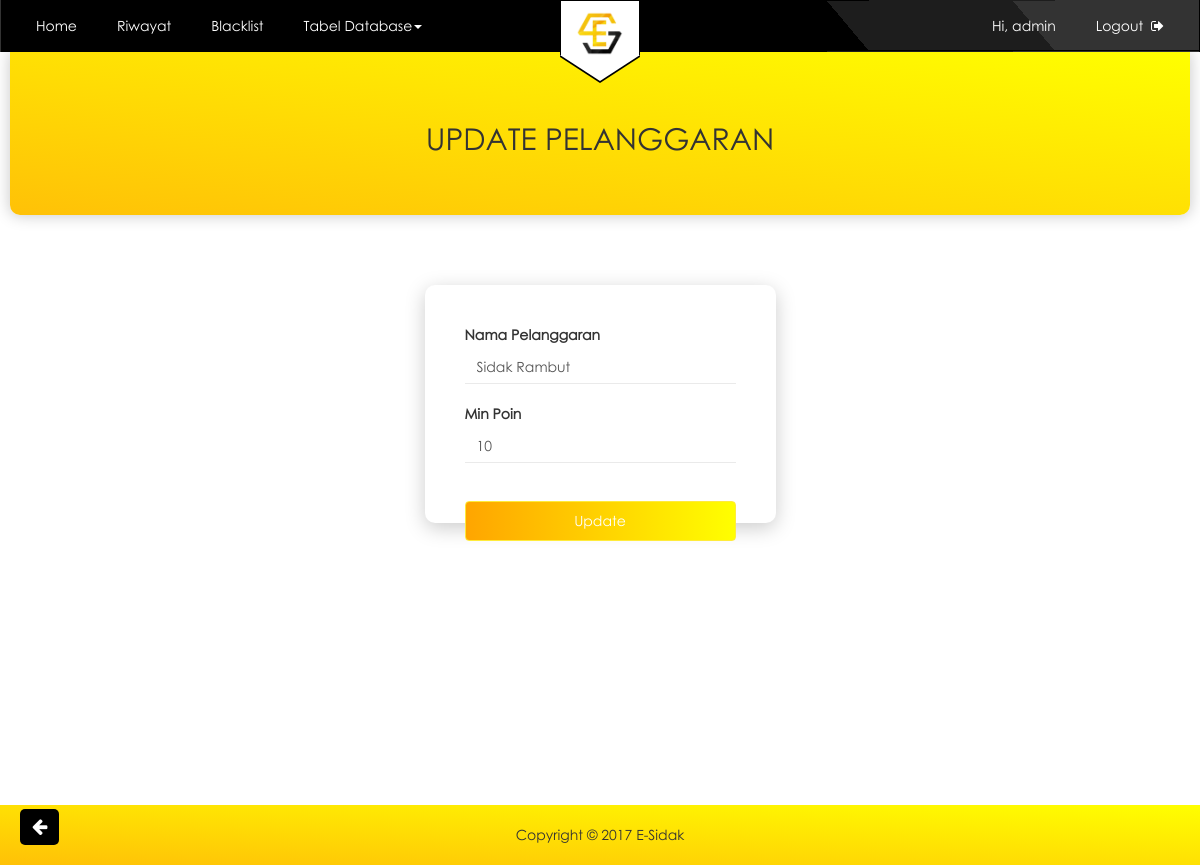
Page /admin/update_pelanggaran.php?id=1 (signed in) on the committed database.
### tables this page shows
CREATE TABLE `user` (
  `id_user` int(12) NOT NULL,
  `nama` varchar(30) NOT NULL,
  `username` varchar(18) NOT NULL,
  `pass` varchar(225) NOT NULL,
  `level` varchar(7) NOT NULL
);

CREATE TABLE `pelanggaran` (
  `id_pelanggaran` int(12) NOT NULL,
  `nama_pelanggaran` varchar(18) NOT NULL,
  `min_poin` int(100) NOT NULL
);

### admin/update_pelanggaran.php (the view, shortened to what this page needs)
<!DOCTYPE html>
<?php
include "../config/koneksi.php";
if(@$_SESSION['admin'] || @$_SESSION['guru']|| @$_SESSION['osis']) {
?>
<?php
if(@$_SESSION['admin']) {
  $userlogin = @$_SESSION['admin'];
 } else if(@$_SESSION['guru']) {
  $userlogin = @$_SESSION['guru'];
 }else{
  $userlogin = @$_SESSION['osis'];
 }
 $sql = mysqli_query($con,"select * from user where username = '$userlogin'") or die (mysql_error());
 $data = mysqli_fetch_array($sql);
?>
<html>
    <head>
        <link rel="stylesheet" type="text/css" href="../css/bootstrap.min.css">
        <link rel="stylesheet" type="text/css" href="https://cdnjs.cloudflare.com/ajax/libs/font-awesome/4.7.0/css/font-awesome.min.css">
        <link rel="stylesheet" type="text/css" href="../css/style.css">
        <link rel="stylesheet" type="text/css" href="../css/admin.css">
    </head>
    <body>
<nav class="navbar navbar-default navbar-custom">
      <div class="navbar-header">
        <a class="navbar-brand" href="admin_home.php"><img src="../img/esidak2.png" alt=""></a>
      </div>
      <div class="navbar-collapse collapse">
        <ul class="nav navbar-nav navbar-left">
          <li><a href="admin_home.php">Home</a></li>
          <li><a href="riwayat_admin.php">Riwayat</a></li>
          <li><a href="blacklist_admin.php">Blacklist</a></li>
          <li class="dropdown">
            <a href="#" class="dropdown-toggle" data-toggle="dropdown" role="button" aria-haspopup="true" aria-expanded="false">Tabel Database<span class="caret"></span></a>
          </li>
        </ul>
        <ul class="nav navbar-nav navbar-right">
          <li><a href="#u">Hi, <?php echo $data['username']; ?></a></li>
          <li><a href="../config/logout.php">Logout &nbsp;<i class="fa fa-sign-out"></i></a></li>
        </ul>
      </div>
    </nav>
    <div class="container-fluid">
        <div class="jumbotron-list">
          <h2 class="text-center">UPDATE PELANGGARAN</h2>
      </div>
    </div>
 <?php
  include ("../config/koneksi.php");
  $id=$_GET['id'];
  $query=mysqli_query($con,"SELECT * FROM pelanggaran where id_pelanggaran='$id'");
  while($row=mysqli_fetch_array($query)){
  ?>
    <div class="container-fluid">
      <div class="col-md-12">
        <div class="form-content tambah">
          <form action="../config/update_pelanggaran.php?id=<?php echo $row['id_pelanggaran'];?>" method="post">
              <div class="form-group">
                <label>Nama Pelanggaran</label>
                <input type="text" class="form-control" name="nama_pelanggaran" value="<?php echo $row['nama_pelanggaran'];?>" required>
              </div>
              <div class="form-group">
                <label>Min Poin</label>
                <input type="number" class="form-control" name="min_poin" value="<?php echo $row['min_poin'];?>" min="5" max="90" required>
              </div>
              <button type="submit" class="btn">Update</button>
          </form>
        </div>
          <a href="pelanggaran_admin.php" class="btn-back"><i class="fa fa-arrow-left"></i></a>
      </div>
    </div>
    <footer>
      <p>Copyright &copy; 2017 E-Sidak</p>
    </footer>
  </body>
</html>
<?php
}
?>
<?php
}
?>

### css/style.css (style rules this page uses)
html,body { font-family: century_gothic; }
.container-fluid { margin: 0; padding: 0 }
.form-content { min-height: 400px; margin: -165px auto; }
.form-content form { position: relative; background: #fff; padding: 40px 40px 0; margin: 0 auto; width: 30%; border-radius: 10px; box-shadow: 0px 5px 20px 0px #ccc; }
.form-content input.form-control { border-radius: 0; border: 0; border-bottom: 1px solid #eaeaea; box-shadow: rgba(0, 0, 0, 0.075) 0px 0px 0px inset; background-color: transparent; }
.form-content .form-group { margin-bottom: 20px; }
.form-content button.btn { background: linear-gradient(to right, orange, yellow); position: relative; color: #fff; bottom: -20px; width: 100%; height: 40px; border: 1px solid #FFEB3B; }
.navbar-custom { background: linear-gradient(50deg , #000 70%,#1d1d1d 0, #1d1d1d 85%, #333333 20%); border-radius: 0; border-color: transparent; margin-bottom: 0; }
.navbar-custom .navbar-nav li a, .navbar-custom-user .navbar-nav li a, .navbar-custom-user .navbar-nav li span { color: #fff; border-radius: 4px; display: block; margin: 10px 5px; padding: 5px 15px; }
.navbar-brand img { border: 1px solid black; background: #fff; margin: 0 auto; width: 80px; padding: 10px 15px 0px; border-top: 0; }
.navbar-brand { padding: 0; width: 100%; position: absolute; border-bottom: 1px solid #000; }
.navbar-default .navbar-collapse { border: 0; }
.navbar-brand::after { content:''; position:relative; top: -1.4px; border-style:solid; border-width: 26px 40px 0; border-color: #fff transparent; width:0; display:block; margin:0 auto; }
.navbar-brand::before { content:''; position:absolute; left:50%; top: 141%; border-style:solid; border-width: 26px 40px 0; border-color: #000 transparent; width:0; transform:translate(-50%, -50%); }
.navbar-right { margin-right: 0px; }
.form-group label { margin-right: 10px; }
.jumbotron-list { background: linear-gradient(to top right, #FFC107,yellow); margin-bottom: 50px; padding: 50px 15px; margin: 0 10px 30px; border-radius: 0 0 10px 10px; box-shadow: 0px 0px 15px 1px #ccc; }
footer { background: linear-gradient(to top right, #FFC107,yellow); padding: 20px; margin-top: 80px; text-align: center; }
footer p { margin: 0; }

### css/admin.css (style rules this page uses)
.form-content.tambah { margin: 40px 0; }
.form-content.tambah button.btn { bottom: -18px; }
.btn-back { position: fixed; left: 20px; bottom: 20px; background: #000; border: 0; color: #fff; padding: 5px 12px; font-size: 18px; border-radius: 5px; }

### rows in the picture
user: username "admin"
pelanggaran: nama_pelanggaran "Sidak Rambut", min_poin "10"
